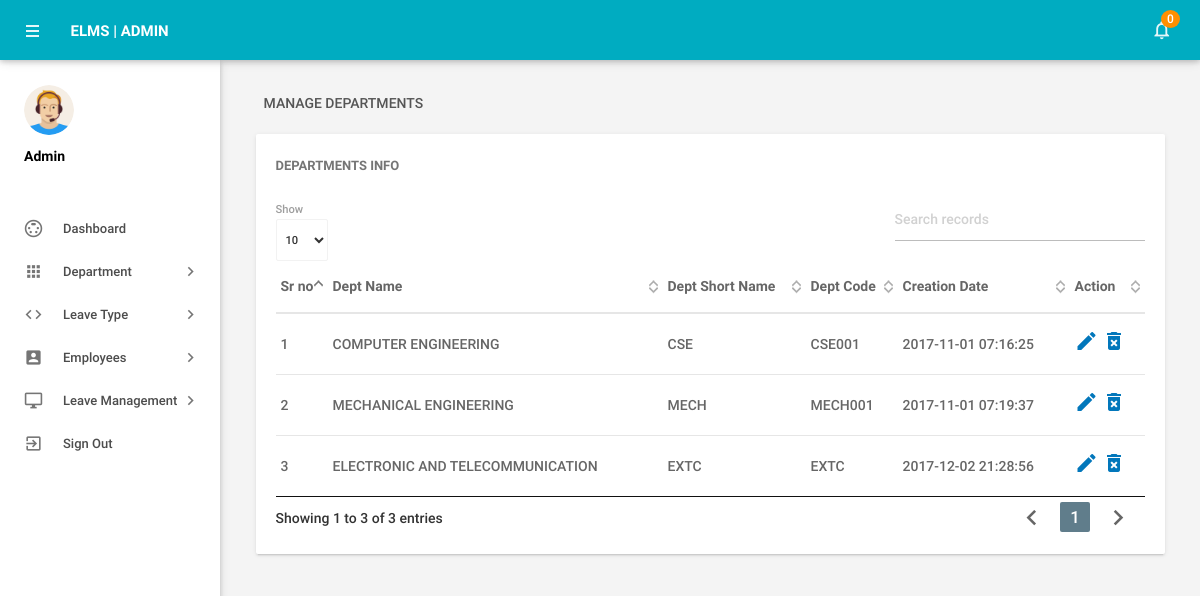
Screenshot of /admin/managedepartments.php (signed in) with the database file from the repository.
### tables this page shows
CREATE TABLE `tbldepartments` (
  `id` int(11) NOT NULL,
  `DepartmentName` varchar(150) DEFAULT NULL,
  `DepartmentShortName` varchar(100) NOT NULL,
  `DepartmentCode` varchar(50) DEFAULT NULL,
  `CreationDate` timestamp NULL DEFAULT CURRENT_TIMESTAMP
);

### admin/managedepartments.php (the view, shortened to what this page needs)
<?php
include('includes/config.php');
if(strlen($_SESSION['alogin'])==0)
    {
header('location:index.php');
}
else{
    ?>
<!DOCTYPE html>
<html lang="en">
    <head>
        <link type="text/css" rel="stylesheet" href="../assets/plugins/materialize/css/materialize.min.css"/>
        <link href="../assets/plugins/material-preloader/css/materialPreloader.min.css" rel="stylesheet">
        <link href="../assets/plugins/datatables/css/jquery.dataTables.min.css" rel="stylesheet">
        <link href="../assets/css/alpha.min.css" rel="stylesheet" type="text/css"/>
        <link href="../assets/css/custom.css" rel="stylesheet" type="text/css"/>
    </head>
    <body>
       <?php include('includes/header.php');?>
       <?php include('includes/sidebar.php');?>
            <main class="mn-inner">
                <div class="row">
                    <div class="col s12">
                        <div class="page-title">Manage Departments</div>
                    </div>
                    <div class="col s12 m12 l12">
                        <div class="card">
                            <div class="card-content">
                                <span class="card-title">Departments Info</span>
                                <table id="example" class="display responsive-table ">
                                    <thead>
                                        <tr>
                                            <th>Sr no</th>
                                            <th>Dept Name</th>
                                            <th>Dept Short Name</th>
                                            <th>Dept Code</th>
                                            <th>Creation Date</th>
                                            <th>Action</th>
                                        </tr>
                                    </thead>
                                    <tbody>
<?php $sql = "SELECT * from tbldepartments";
$query = $dbh -> prepare($sql);
$query->execute();
$results=$query->fetchAll(PDO::FETCH_OBJ);
$cnt=1;
if($query->rowCount() > 0)
{
foreach($results as $result)
{               ?>
                                        <tr>
                                            <td> <?php echo htmlentities($cnt);?></td>
                                            <td><?php echo htmlentities($result->DepartmentName);?></td>
                                            <td><?php echo htmlentities($result->DepartmentShortName);?></td>
                                            <td><?php echo htmlentities($result->DepartmentCode);?></td>
                                            <td><?php echo htmlentities($result->CreationDate);?></td>
                                            <td><a href="editdepartment.php?deptid=<?php echo htmlentities($result->id);?>"><i class="material-icons">mode_edit</i></a><a href="managedepartments.php?del=<?php echo htmlentities($result->id);?>" onclick="return confirm('Do you want to delete');"> <i class="material-icons">delete_forever</i></a></td>
                                        </tr>
                                         <?php $cnt++;} }?>
                                    </tbody>
                                </table>
                            </div>
                        </div>
                    </div>
                </div>
            </main>
        </div>
        <div class="left-sidebar-hover"></div>
    </body>
</html>
<?php } ?>

### assets/css/materialdesign.css (style rules this page uses)
.material-icons { font-family: 'Material Icons'; font-weight: normal; font-style: normal; font-size: 24px; line-height: 1; letter-spacing: normal; text-transform: none; display: inline-block; white-space: nowrap; word-wrap: normal; direction: ltr; -webkit-font-feature-settings: 'liga'; -webkit-font-smoothing: antialiased; }

### rows the page displays
tbldepartments: DepartmentName "COMPUTER ENGINEERING", DepartmentShortName "CSE", DepartmentCode "CSE001", CreationDate "2017-11-01 07:16:25"
tbldepartments: DepartmentName "MECHANICAL ENGINEERING", DepartmentShortName "MECH", DepartmentCode "MECH001", CreationDate "2017-11-01 07:19:37"
tbldepartments: DepartmentName "ELECTRONIC AND TELECOMMUNICATION", DepartmentShortName "EXTC", DepartmentCode "EXTC", CreationDate "2017-12-02 21:28:56"

### other values shown
$unreadcount "0"
